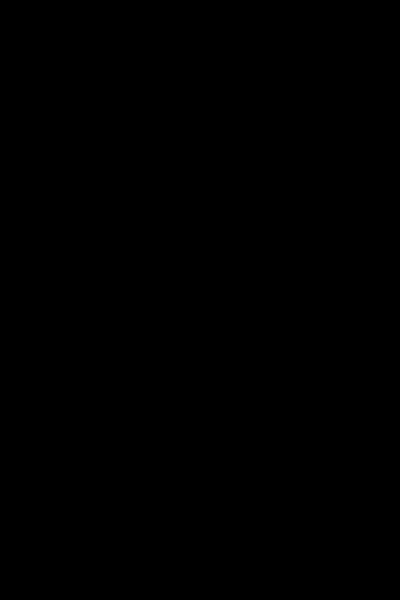
Frame 1 (no input)
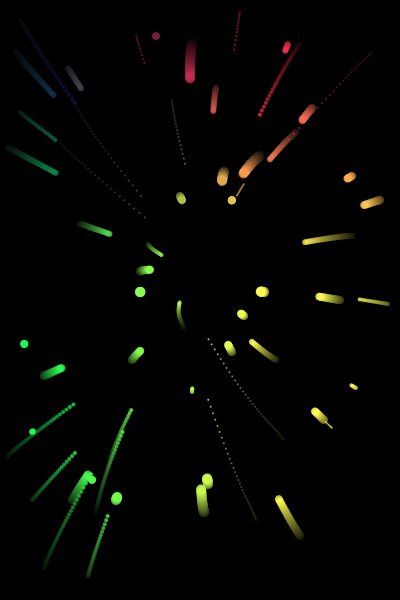
Frame 60 (the mouse pressed at the canvas centre just before this capture)
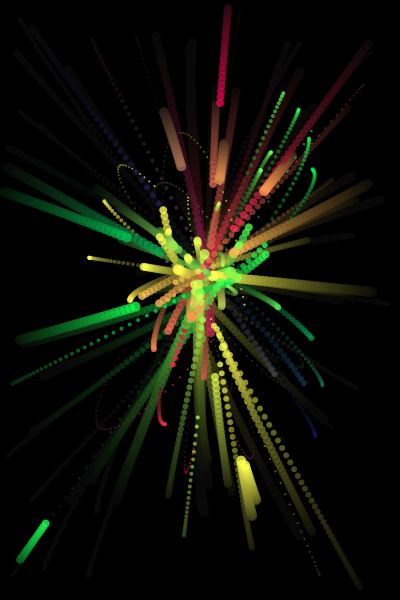
Frame 120 (the mouse held since frame 60 and released just before this capture)

The Processing sketch that drew these frames (run headless with seeded random() and noise(); from frame 60 on, the mouse is pressed at the canvas centre):

// Processing sketch: processing_4397
// ── processing_4397.pde

//Code and sketch based on 
//'Particles playing with Gravition' by Mark Brand
//http://www.openprocessing.org/visuals/?visualID=491

//i kept most of the code the same, especially the parts with vectors
//and particle sections as when i attempted to change them about I would
//ruin the code
//instead i attempted to change values of different sections to try make 
//my sketch different to the one it is based on


//this sketch is meant to represent different people and transportation
//moving around each other showing the flow of motion
//i thought Mark Brand's sketch was showing exactly what i wanted to
//all the different particles rely on and are influenced by each other 
//and move together which i think is a very accurate impression of Sydney 
//and relates well to my metaphor


//changed the value of particles that are added in
Particle[] things; 
int thingsMax = 100; 
int thingsCounter =0 ; 

void setup() { 
  size(400, 600); 
  colorMode(RGB); 
  background(0); 
  smooth(); 

  things = new Particle[thingsMax]; 
} 

void draw() { 
  noStroke(); 
  fill(0, 15); 
  rect(0, 0, width, height); 

  for (int i = 0; i < thingsCounter; i++) { 
    for (int j = 0; j < thingsCounter; j++) { 
      if (j != i) { 
        Vector3D f = things[i].calcGravForce(things[j]); 
        things[i].addForce(f); 
      } 
    } 
    things[i].update(); 
    things[i].render(); 
  } 
  
  //changed values and made it so that particles were all put in by themselves
  if (thingsCounter < thingsMax) { 
    Vector3D zero = new Vector3D(0.0, 0.0, 0.0); 
    Vector3D location = new Vector3D((int)random(1, 100) * 4, (int)random(1, 150) * 4, 0.0); 
    float mass = (int)random(1, 6) * 4; 
    things[thingsCounter] = new Particle(zero, zero, location, mass); 
    thingsCounter++; 
  } 
} 

public class Vector3D { 
  public float x; 
  public float y; 
  public float z; 

  Vector3D(float x_, float y_, float z_) { 
    x = x_; 
    y = y_; 
    z = z_; 
  } 

  Vector3D(float x_, float y_) { 
    x = x_; 
    y = y_; 
    z = 0f; 
  } 

  Vector3D() { 
    x = 0f; 
    y = 0f; 
    z = 0f; 
  } 

  void setX(float x_) { 
    x = x_; 
  } 

  void setY(float y_) { 
    y = y_; 
  } 

  void setZ(float z_) { 
    z = z_; 
  } 

  void setXY(float x_, float y_) { 
    x = x_; 
    y = y_; 
  } 

  void setXYZ(float x_, float y_, float z_) { 
    x = x_; 
    y = y_; 
    z = z_; 
  } 

  void setXYZ(Vector3D v) { 
    x = v.x; 
    y = v.y; 
    z = v.z; 
  } 
  public float magnitude() { 
    return (float) Math.sqrt(x*x + y*y + z*z); 
  } 

  public Vector3D copy() { 
    return new Vector3D(x,y,z); 
  } 

  public Vector3D copy(Vector3D v) { 
    return new Vector3D(v.x, v.y,v.z); 
  } 

  public void add(Vector3D v) { 
    x += v.x; 
    y += v.y; 
    z += v.z; 
  } 

  public void sub(Vector3D v) { 
    x -= v.x; 
    y -= v.y; 
    z -= v.z; 
  } 

  public void mult(float n) { 
    x *= n; 
    y *= n; 
    z *= n; 
  } 

  public void div(float n) { 
    x /= n; 
    y /= n; 
    z /= n; 
  } 

  public void normalize() { 
    float m = magnitude(); 
    if (m > 0) { 
      div(m); 
    } 
  } 

  public void limit(float max) { 
    if (magnitude() > max) { 
      normalize(); 
      mult(max); 
    } 
  } 

  public float heading2D() { 
    float angle = (float) Math.atan2(-y, x); 
    return -1*angle; 
  } 

  public Vector3D add(Vector3D v1, Vector3D v2) { 
    Vector3D v = new Vector3D(v1.x + v2.x,v1.y + v2.y, v1.z + v2.z); 
    return v; 
  } 

  public Vector3D sub(Vector3D v1, Vector3D v2) { 
    Vector3D v = new Vector3D(v1.x - v2.x,v1.y - v2.y,v1.z - v2.z); 
    return v; 
  } 

  public Vector3D div(Vector3D v1, float n) { 
    Vector3D v = new Vector3D(v1.x/n,v1.y/n,v1.z/n); 
    return v; 
  } 

  public Vector3D mult(Vector3D v1, float n) { 
    Vector3D v = new Vector3D(v1.x*n,v1.y*n,v1.z*n); 
    return v; 
  } 

  public float distance (Vector3D v1, Vector3D v2) { 
    float dx = v1.x - v2.x; 
    float dy = v1.y - v2.y; 
    float dz = v1.z - v2.z; 
    return (float) Math.sqrt(dx*dx + dy*dy + dz*dz); 
  } 

} 
class Particle { 
  private Vector3D acc; 
  private Vector3D vel; 
  private Vector3D loc; 
  private float mass; 
  private float g; 
  color c; 

  Particle(Vector3D a_, Vector3D v_, Vector3D l_, float m_) { 
    acc = a_.copy(); 
    vel = v_.copy(); 
    loc = l_.copy(); 
    mass = m_; 
    g = mass/100; 
    c = color(loc.x, loc.y, 80); 
  } 

  Particle() { 
    acc = new Vector3D(0.0, 0.0, 0.0); 
    acc = new Vector3D(0.0, 0.0, 0.0); 
    acc = new Vector3D(0.0, 0.0, 0.0); 
    mass = 0; 
  } 

  Vector3D getAcc() { 
    return acc; 
  } 

  Vector3D getVel() { 
    return vel; 
  } 

  Vector3D getLoc() { 
    return loc; 
  } 

  float getMass() { 
    return mass; 
  } 

  Vector3D calcGravForce(Particle p) { 
    Vector3D dir = new Vector3D(); 
    dir = dir.sub(p.getLoc(), loc); 
    float dis = dir.magnitude(); 
    dis = constrain(dis, mass, mass*2); 
    float f = (g * mass * p.getMass()) / (dis * dis); 
    dir.normalize(); 
    dir.mult(f); 
    return dir; 
  } 

  void addForce(Vector3D v) { 
    v.div(mass); 
    acc.add(v); 
  } 

  void update() { 
    vel.add(acc); 
    loc.add(vel); 
    acc.setXYZ(0.0f, 0.0f, 0.0f); 
  } 


//changed values
  void render() { 
    noStroke(); 
    fill(c, 200); 
    ellipse(loc.x, loc.y, mass/2, mass/2); 
  } 
} 
